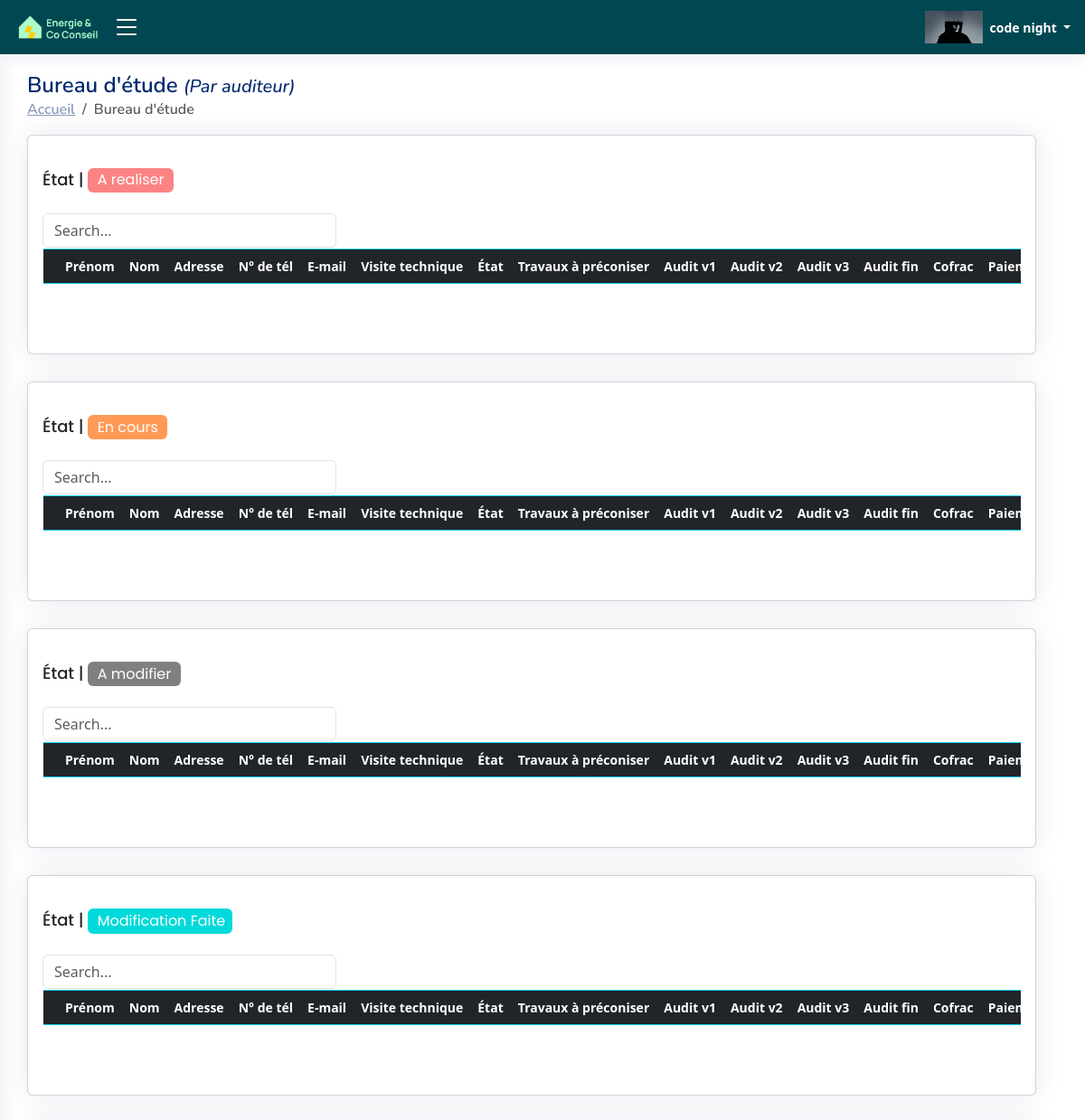
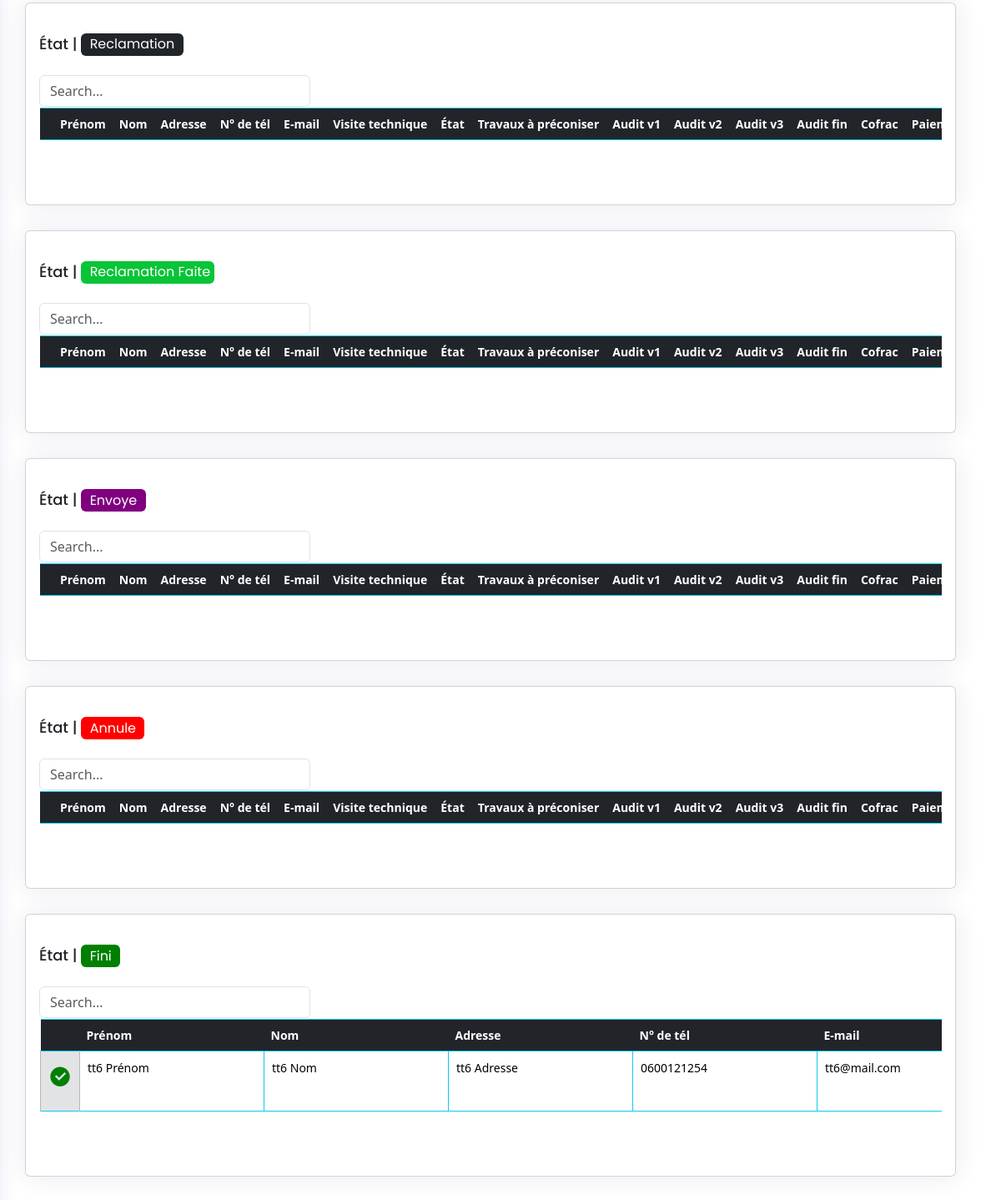
Screenshot of /BE_audit_BY_A/ (signed in) with the database file from the repository (2 pictures, top to bottom).
### ERapp/models.py (models this page shows, shortened)
class USER(AbstractBaseUser, PermissionsMixin):
    email = models.EmailField(unique=True)
    first_name = models.CharField(max_length=30, blank=True, null=True)
    last_name = models.CharField(max_length=30, blank=True, null=True)
    role = models.CharField(max_length=255, blank=True, null=True)
    agent = models.CharField(max_length=30, blank=True, null=True)
    num = models.CharField(max_length=30, blank=True, null=True)
    is_active = models.BooleanField(default=True)
    is_staff = models.BooleanField(default=False)
    is_superuser = models.BooleanField(default=False)
    profile_pic = models.ImageField(blank=True, upload_to='uploads/profilePic',default='uploads/default_user_avatar.png')
    date_joined = models.DateTimeField(default=timezone.now)
    last_login = models.DateTimeField(blank=True, null=True)
    user_id = models.CharField(max_length=255,blank=True, null=True)
    auditeur = models.BooleanField(default=False)
    be = models.BooleanField(default=False)
    ai = models.BooleanField(default=False)
    com_name = models.CharField(max_length=255,blank=True, null=True)
    objects = CustomUserManager()
    USERNAME_FIELD = 'email'
    REQUIRED_FIELDS = ['first_name', 'last_name']

class TableData001(models.Model):
    cell_id = models.CharField(max_length=255,blank=True)
    firstname = models.CharField(max_length=255,blank=True)
    lastname = models.CharField(max_length=255,blank=True)
    address = models.CharField(max_length=255,blank=True)
    email = models.CharField(max_length=255,blank=True)
    num = models.CharField(max_length=255,blank=True)
    precaite = models.CharField(max_length=255,blank=True)
    vt = models.FileField(upload_to='uploads/files',blank=True)
    etat_vt = models.CharField(default="En cours",max_length=255,blank=True)
    etat = models.CharField(default="A realiser",max_length=255,blank=True)
    tp = models.CharField(max_length=255,blank=True)
    auditV1 = models.FileField(upload_to='uploads/files/%Y/%m/%d/',blank=True)
    auditV2 = models.FileField(upload_to='uploads/files/%Y/%m/%d/',blank=True)
    auditV3 = models.FileField(upload_to='uploads/files/%Y/%m/%d/',blank=True)
    cofrac = models.CharField(max_length=255,blank=True)
    paiement = models.BooleanField(default=False)
    auditeur = models.CharField(max_length=255,blank=True)
    agent= models.CharField(max_length=255,blank=True,null=True)
    bureau_d_etude = models.CharField(max_length=255,blank=True,null=True)
    be = models.BooleanField(default=False)
    ai = models.BooleanField(default=False)
    creation_time = models.DateTimeField(auto_now_add=True, blank = True)
    Envoye_time = models.DateTimeField(null=True, blank=True, default=None)
    Envoye_time_checker = models.BooleanField(default=False)
    Envoye_by_user= models.CharField(max_length=255,blank=True,null=True)
    fini_time = models.DateTimeField(null=True, blank=True, default=None)
    fini_time_checker = models.BooleanField(default=False)
    fini_by_user=models.CharField(max_length=255,blank=True,null=True)
    Modification_Faite_time = models.DateTimeField(null=True, blank=True, default=None)
    Modification_Faite_time_checker = models.BooleanField(default=False)
    Modification_Faite_time_checker_2 = models.BooleanField(default=False)
    Modification_Faite_by_user=models.CharField(max_length=255,blank=True,null=True)

### ERapp/views.py (the view)
# urls.py: path('BE_audit_BY_A/',BE_audit_BY_A ,name="BE_audit_BY_A"),
@login_required
def BE_audit_BY_A(request):
    redirect_page="/BE_audit_BY_A/"
    html_page="BE_audit_BY_A.html"
    list=audit_pages(request,redirect_page,html_page)
    return render(request, f"html/{html_page}", list)

### ERapp/templates/html/BE_audit_BY_A.html (shortened to what this page needs)
{% load static %}
{% load l10n %}
{% load humanize %}
<!DOCTYPE html>
<html lang="fr">
<head>
  <link rel="stylesheet" href="https://cdnjs.cloudflare.com/ajax/libs/font-awesome/5.15.3/css/all.min.css">
  <link href="{% static 'css/style.css' %}" rel="stylesheet" type="text/css">
  <link href="{% static 'vendor/bootstrap/css/bootstrap.min.css' %}" rel="stylesheet">
  <link href="{% static 'vendor/bootstrap-icons/bootstrap-icons.css' %}" rel="stylesheet">
  <link href="{% static 'vendor/boxicons/css/boxicons.min.css' %}" rel="stylesheet">
  <link href="{% static 'vendor/quill/quill.snow.css' %}" rel="stylesheet">
  <link href="{% static 'vendor/quill/quill.bubble.css' %}" rel="stylesheet">
  <link href="{% static 'vendor/remixicon/remixicon.css' %}" rel="stylesheet">
  <link href="{% static 'vendor/simple-datatables/style.css' %}" rel="stylesheet">
</head>
<body onload="load()">
  {% if user.is_authenticated  and "auditeur" in user.role  %}
  <header id="header" class="header fixed-top d-flex align-items-center">
    <div class="d-flex align-items-center justify-content-between logo_with_button" >
      <a href="{% url 'main_page' %}"  class="logo d-flex align-items-center">
        <img src="{% static 'image\logo.png' %}" alt="" >
      </a>
      <i class="bi bi-list toggle-sidebar-btn " id="click_side_bar"></i>
    </div>
    <nav class="header-nav ms-auto">
      <ul class="d-flex align-items-center">
        <li class="nav-item dropdown pe-3">
          <a class="nav-link nav-profile d-flex align-items-center pe-0" href="#" data-bs-toggle="dropdown">
            <img src="{{ user.profile_pic.url }}"  alt="Image">
            <span class="d-none d-md-block dropdown-toggle ps-2">{{ user.first_name }} {{ user.last_name }} </span>
          </a>
        </li>
      </ul>
    </nav>
  </header>
  <main id="main" class="main">
    <div class="pagetitle">
      <h1>Bureau d'étude <i class="h5">(Par auditeur)</i></h1>
      <nav>
        <ol class="breadcrumb">
          <li class="breadcrumb-item"><a href="{% url 'main_page' %}">Accueil</a></li>
          <li class="breadcrumb-item active">Bureau d'étude</li>
        </ol>
      </nav>
    </div>
    <section class="section dashboard">
      <div class="row">
            {% for k  in table_index %}
            <div class="row">
              <div class="col-12">
                <div class="card recent-sales">
                  <div class="card-body">
                    <h5 class="card-title">État | <span class="badge" data-badge="{{k.state}}"> {{k.state}}</span> </h5>
                    <input class="form-control" type="text" id="filterInput_{{ k.index }}" placeholder="Search..." style="width:30%;min-width:100px;">
                      <div class="overflow-auto" style="padding:1px;">
                      <form method="post"  enctype="multipart/form-data" id="myForm">
                      <table class="table  table-hover   table-bordered  table-borderless border-info " id="tableDATA_{{k.index}}" cellspacing="0" >
                        <thead class="table-dark border-info">
                          <tr>
                            <th class="fixed-column" ></th>
                            <th onclick="sortTable('tableDATA_{{k.index}}',1)">Prénom</th>
                            <th onclick="sortTable('tableDATA_{{k.index}}',2)" >Nom </th>
                            <th onclick="sortTable('tableDATA_{{k.index}}',3)" >Adresse </th>
                            <th onclick="sortTable('tableDATA_{{k.index}}',4)">N° de tél</th>
                            <th onclick="sortTable('tableDATA_{{k.index}}',5)">E-mail </th>
                            <th colspan=2>Visite technique</th>
                            <th>État</th>
                            <th onclick="sortTable('tableDATA_{{k.index}}',9)" >Travaux à préconiser</th>
                            <th colspan=2>Audit v1</th>
                            <th colspan=2>Audit v2</th>
                            <th colspan=2>Audit v3</th>
                            <th colspan=2>Audit fin</th>
                            <th onclick="sortTable('tableDATA_{{k.index}}',18)">Cofrac</th>
                            <th >Paiement</th>
                          </tr>
                        </thead>
                        <tbody id="myTable_{{k.index}}" >
                          {% for item in data %}
                          {% if item.etat == k.state and item.be == True and Audi in item.auditeur  %}
                            <tr id="tr_{{ item.cell_id }}">
                              <td class="fixed-column table-secondary"><button  class="button_table_data" onclick="submitForm__01('{{item.cell_id}}','1','{{redirect_next_page}}','send_data')" type="button" id="table{{k.index}}_edit_col" name="button_edit_data_on_table" value="{{item.cell_id}}" ><i class="ri-checkbox-circle-fill fa-2x color_green " id="i_for_edit_button"></i></button></td>
                              <td class="td_input_cell" ><input class="input_table_data" type="text" name="table_firstname_{{ item.cell_id }}" id="table{{k.index}}_firstname{{ item.cell_id }}" value="{{ item.firstname }}" ></td>
                              <td class="td_input_cell"><input class="input_table_data" type="text" name="table_lastname_{{ item.cell_id }}" id="table{{k.index}}_lastname{{ item.cell_id }}" value="{{ item.lastname }}"  ></td>
                              <td class="td_input_cell"><input class="input_table_data" type="text" name="table_address_{{ item.cell_id }}" id="table{{k.index}}_address{{ item.cell_id }}" value="{{ item.address }}"  ></td>
                              <td class="td_input_cell"><input class="input_table_data" type="text" name="table_num_{{ item.cell_id }}" id="table{{k.index}}_num{{ item.cell_id }}" value="{{ item.num }}"  ></td>
                              <td class="td_input_cell"><input class="input_table_data" type="text" name="table_email_{{ item.cell_id }}" id="table{{k.index}}_email{{ item.cell_id }}" value="{{ item.email }}"  ></td>
                            </tr>
                        {% endif %}
                          {% endfor %}
                        </tbody>
                      </table>
                  </form>
                </div>
                  </div>
                </div>
              </div>
            </div>
            {% endfor %}
      </div>
    </section>
  </main>
  {% else %}
  <script>
    window.location.href = "{% url 'not_logged_in' %}";
  </script>
  {% endif %}
</body>
</html>

### rows the page displays
USER: profile_pic (picture), first_name "code", last_name "night"
TableData001: firstname "tt6 Prénom", lastname "tt6 Nom", address "tt6 Adresse", num "0600121254", email "tt6@mail.com"

### other values shown
{{ k.state }} "A realiser" "En cours" "A modifier" "Modification Faite" "Reclamation" "Reclamation Faite" "Envoye" "Annule" "Fini"
